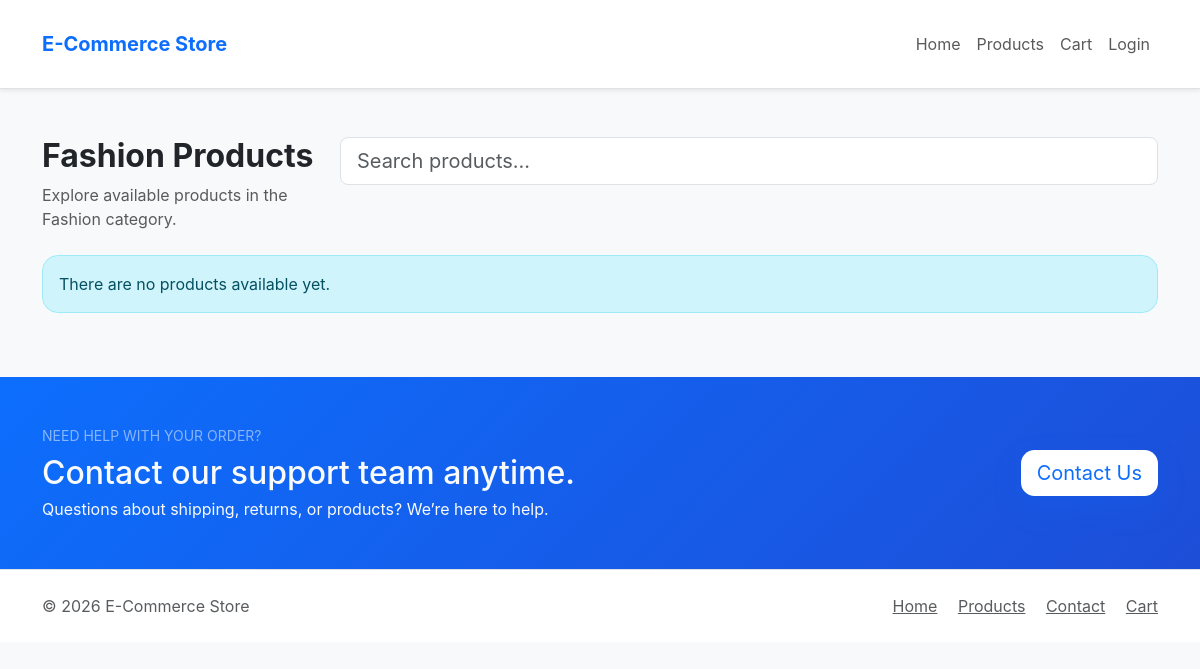
/products/?category=fashion, run on an earlier commit of the app's database.
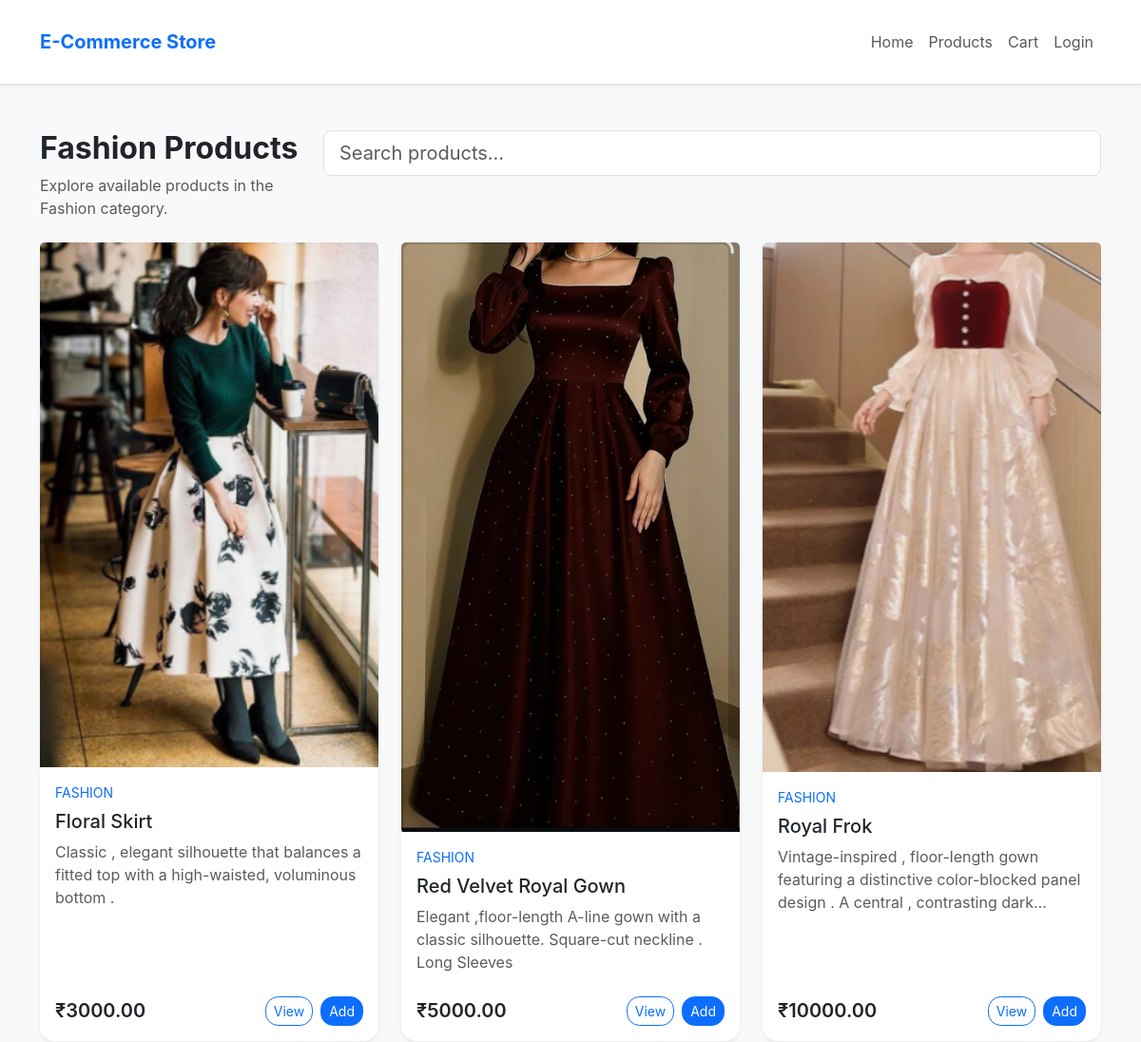
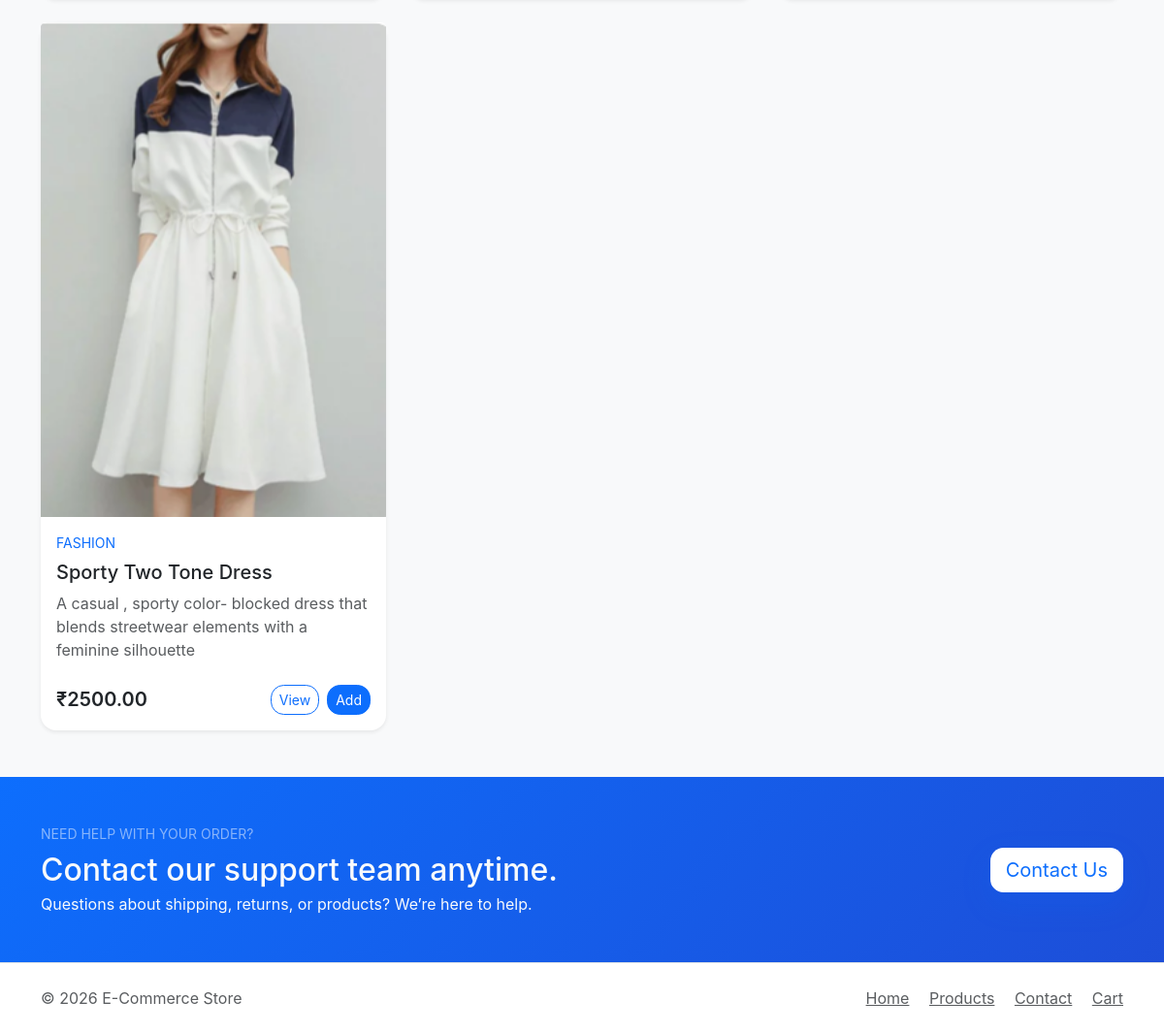
And on a later commit of the database (2 pictures, top to bottom).
### store/models.py (models this page shows, shortened)
class Category(models.Model):
    name = models.CharField(max_length=100,unique=True)
    slug = models.SlugField(unique=True)

class Product(models.Model):
    category = models.ForeignKey(Category,on_delete=models.CASCADE,related_name="products")
    name = models.CharField(max_length=200)
    slug = models.SlugField(unique=True)
    description = models.TextField()
    price = models.DecimalField(max_digits=10, decimal_places=2)
    stock = models.PositiveIntegerField(default=0)
    image = models.ImageField(upload_to="products/")
    available = models.BooleanField(default=True)
    created_at = models.DateTimeField(auto_now_add=True)
    updated_at = models.DateTimeField(auto_now=True)

### store/views.py (the view)
# urls.py: path('products/', product_list, name='product_list'),
def product_list(request):
    category_slug = request.GET.get('category')
    products = Product.objects.filter(
        available=True
    ).select_related('category')
    category = None
    if category_slug:
        category = get_object_or_404(Category, slug=category_slug)
        products = products.filter(category=category)
    context = {
        "products": products,
        "category": category,
    }
    return render(
        request,
        'store/product.html',
        context
    )

### templates/store/product.html (shortened to what this page needs)
{% extends 'base.html' %}
{% block content %}
<div class="d-flex flex-column flex-md-row justify-content-between align-items-start gap-3 mb-4">
    <div>
        {% if category %}
            <h2 class="fw-bold">{{ category.name }} Products</h2>
            <p class="text-muted mb-0">Explore available products in the {{ category.name }} category.</p>
        {% else %}
            <h2 class="fw-bold">All Products</h2>
            <p class="text-muted mb-0">Explore every item in the store with pricing, stock, and category information.</p>
        {% endif %}
    </div>
    <div class="w-100 w-md-50">
        <input type="search" class="form-control form-control-lg" placeholder="Search products..." aria-label="Search products">
    </div>
</div>
{% if products %}
<section class="row g-4">
    {% for product in products %}
        <div class="col-12 col-md-6 col-xl-4">
            <article class="card h-100 shadow-sm border-0">
                <img src="{{ product.image.url }}" class="card-img-top" alt="{{ product.name }}">
                <div class="card-body d-flex flex-column">
                    <p class="text-uppercase text-primary small mb-2">{{ product.category.name }}</p>
                    <h5 class="card-title">{{ product.name }}</h5>
                    <p class="text-muted mb-4">{{ product.description|truncatechars:120 }}</p>
                    <div class="mt-auto d-flex justify-content-between align-items-center">
                        <span class="fs-5 fw-semibold">₹{{ product.price }}</span>
                        <div class="d-flex gap-2">
                            <a href="{% url 'product_detail' product.slug %}" class="btn btn-outline-primary btn-sm">View</a>
                            <a href="{% url 'add_to_cart' product.id %}" class="btn btn-primary btn-sm btn-add-to-cart">Add</a>
                        </div>
                    </div>
                </div>
            </article>
        </div>
    {% endfor %}
</section>
{% else %}
<div class="alert alert-info rounded-4">There are no products available yet.</div>
{% endif %}
{% endblock %}

### templates/base.html (shortened to what this page needs)
{% load static %}
<!DOCTYPE html>
<html lang="en" data-bs-theme="light">
<head>
    <link rel="stylesheet" href="https://cdn.jsdelivr.net/npm/bootstrap@5.3.2/dist/css/bootstrap.min.css">
    <link rel="stylesheet" href="{% static 'styles.css' %}">
</head>
<body class="bg-light text-dark">
    <header class="bg-white border-bottom shadow-sm">
        <div class="container py-3">
            <nav class="navbar navbar-expand-lg navbar-light">
                <a class="navbar-brand fw-bold text-primary" href="{% url 'home' %}">E-Commerce Store</a>
                <div class="collapse navbar-collapse" id="mainNavbar">
                    <ul class="navbar-nav ms-auto align-items-lg-center">
                        <li class="nav-item"><a class="nav-link" href="{% url 'home' %}">Home</a></li>
                        <li class="nav-item"><a class="nav-link" href="{% url 'product_list' %}">Products</a></li>
                        <li class="nav-item"><a class="nav-link" href="{% url 'cart' %}">Cart</a></li>
                        {% if user.is_authenticated %}
                            <li class="nav-item"><a class="nav-link" href="{% url 'my_orders' %}">My Orders</a></li>
                            <li class="nav-item"><a class="nav-link" href="{% url 'logout' %}">Logout</a></li>
                        {% else %}
                            <li class="nav-item"><a class="nav-link" href="{% url 'login' %}">Login</a></li>
                        {% endif %}
                    </ul>
                </div>
            </nav>
        </div>
    </header>
    <main class="py-5">
        <div class="container">{% block content %}{% endblock %}</div>
    </main>
    <section class="contact-cta-section py-5 bg-primary text-white">
        <div class="container">
            <div class="d-flex flex-column flex-md-row justify-content-between align-items-center gap-3">
                <div>
                    <p class="text-uppercase text-white-50 mb-2 small">Need help with your order?</p>
                    <h2 class="mb-1">Contact our support team anytime.</h2>
                    <p class="mb-0 text-white-75">Questions about shipping, returns, or products? We’re here to help.</p>
                </div>
                <a href="{% url 'contact_us' %}" class="btn btn-light btn-lg">Contact Us</a>
            </div>
        </div>
    </section>
    <footer class="bg-white border-top py-4">
        <div class="container d-flex flex-column flex-md-row justify-content-between align-items-center gap-3">
            <p class="mb-0 text-muted">&copy; 2026 E-Commerce Store</p>
            <div>
                <a href="{% url 'home' %}" class="text-muted me-3">Home</a>
                <a href="{% url 'product_list' %}" class="text-muted me-3">Products</a>
                <a href="{% url 'contact_us' %}" class="text-muted me-3">Contact</a>
                <a href="{% url 'cart' %}" class="text-muted">Cart</a>
            </div>
        </div>
    </footer>
</body>
</html>

### static/styles.css (style rules this page uses)
:root { color-scheme: light; --bg: #f4f7fb; --surface: #ffffff; --text: #1f2937; --muted: #6c757d; --primary: #0d6efd; --border: #e9ecef; }
body { background: var(--bg); color: var(--text); font-family: Inter, system-ui, -apple-system, BlinkMacSystemFont, "Segoe UI", sans-serif; }
.card, .table-responsive { border-radius: 1rem; }
.btn { border-radius: .85rem; }
footer a { color: var(--muted); }
.contact-cta-section { background: linear-gradient(135deg, #0d6efd 0%, #1d4ed8 100%); }
.contact-cta-section h2, .contact-cta-section p, .contact-cta-section .text-uppercase { color: #f8fafc; }
.contact-cta-section .btn-light { color: #0d6efd; background-color: #ffffff; border: none; box-shadow: 0 12px 30px rgba(13, 110, 253, 0.18); }

What changed in the data, as far as the page shows it:
added Product: image (picture), category.name "FASHION", name "Floral Skirt", description "Classic , elegant silhouette that balances a fitted top with a high-waisted, voluminous bottom .", price "3000.00"
added Product: image (picture), category.name "FASHION", name "Red Velvet Royal Gown", description "Elegant ,floor-length A-line gown with a classic silhouette. Square-cut neckline . Long Sleeves", price "5000.00"
added Product: image (picture), category.name "FASHION", name "Royal Frok", description "Vintage-inspired , floor-length gown featuring a distinctive color-blocked panel design . A central , contrasting dark…", price "10000.00"
added Product: image (picture), category.name "FASHION", name "Sporty Two Tone Dress", description "A casual , sporty color- blocked dress that blends streetwear elements with a feminine silhouette", price "2500.00"
Also different on the page:
text no longer shown: "There are no products available yet."
